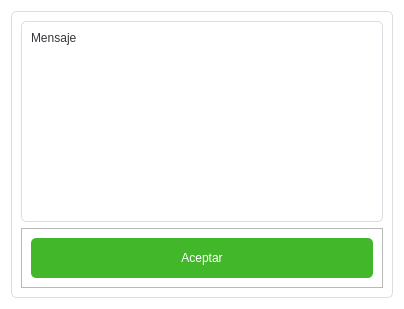
<?xml version="1.0" encoding="UTF-8"?>
<ui version="4.0">
 <class>Dialog</class>
 <widget class="QDialog" name="Dialog">
  <property name="geometry">
   <rect>
    <x>0</x>
    <y>0</y>
    <width>404</width>
    <height>309</height>
   </rect>
  </property>
  <property name="windowTitle">
   <string>Py-Supermark-1KPG5</string>
  </property>
  <property name="styleSheet">
   <string notr="true">QDialog {
	background-color : #FFF;
	margin : 0px;
	padding : 0px;
}</string>
  </property>
  <layout class="QVBoxLayout" name="verticalLayout">
   <item>
    <widget class="QFrame" name="content">
     <property name="styleSheet">
      <string notr="true">QFrame#content {
	background-color : transparent;
	border: 1px solid #DADDE1;
	border-radius: 5px;
	min-width : 380px;
	min-height : 285px;
}

QLabel {
	font : 77 12px &quot;Arial&quot;;
	color : green;
}
#fme_input_user, #fme_input_password {
	background-color : transparent;
	border-radius : 5px;
	border : 1px solid #DADDE1;
	min-height : 40px;
}

QLineEdit, QTextEdit {
	background-color : transparent;
	border : none;
	color : #616161;
	font : 77 18px &quot;Arial&quot;;
}

QPushButton {
	color : #FFFFFF;
	border-style : solid;
	border-radius: 5px;
	min-height : 40px;
	font : 77 18px &quot;Arial&quot;;
}

QPushButton#btn_login {
	background-color : #1877F2;
}

QPushButton#btn_login:pressed {
	background-color : transparent;
	color : #1877F2;
	border: 1px solid #1877F2;
	border-radius: 5px;
}

QPushButton#btn_signup {
	background-color : #42B72A;
}

QPushButton#btn_signup:hover, #btn_exit:hover, #btn_login:hover {
	border: 1px solid #FFF;
	border-radius: 5px;
}

QPushButton#btn_signup:pressed {
	background-color : transparent;
	color : #42B72A;
	border: 1px solid #42B72A;
	border-radius: 5px;
}

QPushButton#btn_exit {
	background-color : #616161;
}

QPushButton#btn_exit:pressed {
	background-color : transparent;
	color : #616161;
	border: 1px solid #616161;
	border-radius: 5px;
}

QPushButton#btn_forgotten_password {
	border-style: outset;
	border-width: 0px;
	color : #1877F2;
	font : 77 15px &quot;Arial&quot;;
}

QPushButton#btn_forgotten_password:hover {
	text-decoration: underline;
}</string>
     </property>
     <property name="frameShape">
      <enum>QFrame::StyledPanel</enum>
     </property>
     <property name="frameShadow">
      <enum>QFrame::Raised</enum>
     </property>
     <layout class="QVBoxLayout" name="verticalLayout_4">
      <item>
       <widget class="QFrame" name="fme_input_user">
        <property name="frameShape">
         <enum>QFrame::StyledPanel</enum>
        </property>
        <property name="frameShadow">
         <enum>QFrame::Raised</enum>
        </property>
        <layout class="QVBoxLayout" name="verticalLayout_2">
         <item>
          <widget class="QLabel" name="lbl_title">
           <property name="styleSheet">
            <string notr="true">QLabel {
	font : 18px &quot;Arial&quot;;
	color: #34373B;
}</string>
           </property>
           <property name="text">
            <string>Mensaje</string>
           </property>
          </widget>
         </item>
         <item>
          <widget class="QTextEdit" name="message_box">
           <property name="styleSheet">
            <string notr="true">QTextEdit {
	margin-top : 12px;
	font : 18px &quot;Arial&quot;;
	color: #34373B;
}</string>
           </property>
           <property name="readOnly">
            <bool>true</bool>
           </property>
          </widget>
         </item>
        </layout>
       </widget>
      </item>
      <item>
       <widget class="QFrame" name="frame">
        <property name="frameShape">
         <enum>QFrame::StyledPanel</enum>
        </property>
        <property name="frameShadow">
         <enum>QFrame::Raised</enum>
        </property>
        <layout class="QHBoxLayout" name="horizontalLayout">
         <item>
          <widget class="QPushButton" name="btn_accept">
           <property name="styleSheet">
            <string notr="true">QPushButton {
	color : #FFFFFF;
	border-style : solid;
	border-radius: 5px;
	min-height : 40px;
	font : 77 18px &quot;Arial&quot;;
	background-color : #42B72A;
	padding-left : 20px;
	padding-right : 20px;
}

QPushButton:hover {
	border: 1px solid #FFF;
	border-radius: 5px;
}

QPushButton:pressed {
	background-color : transparent;
	color : #42B72A;
	border: 1px solid #42B72A;
	border-radius: 5px;
}

</string>
           </property>
           <property name="text">
            <string>Aceptar</string>
           </property>
          </widget>
         </item>
        </layout>
       </widget>
      </item>
     </layout>
    </widget>
   </item>
  </layout>
 </widget>
 <resources/>
 <connections/>
</ui>
